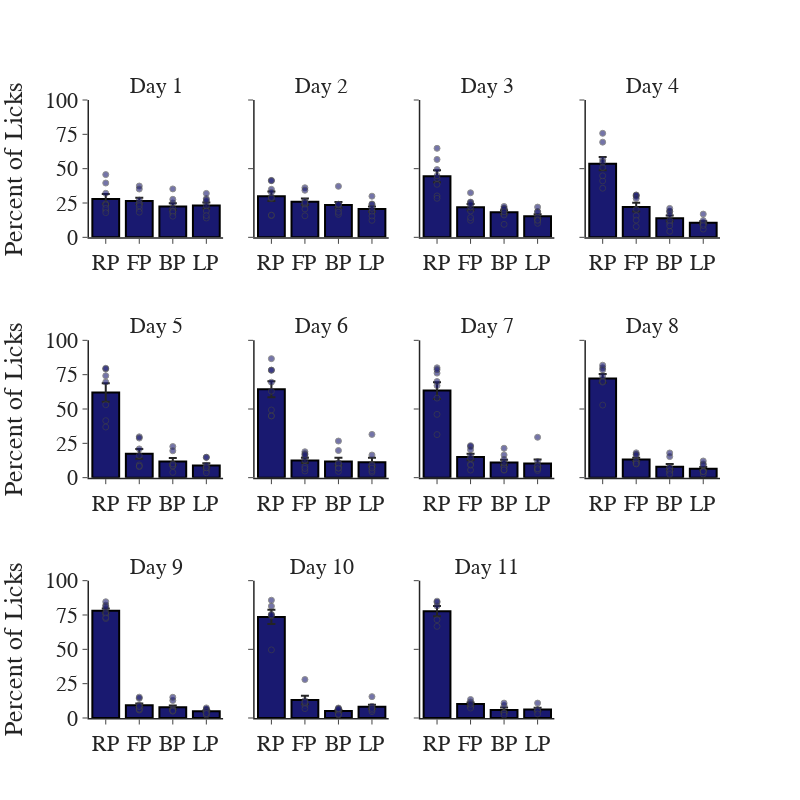

This figure's notebook cell:
### Code cell
## Middle aged mice in A
age_group = 'Middle Aged'
context = 'A'
x_axis = ['RP', 'FP', 'BP', 'LP']
licks = avg_licks[(avg_licks['group'] == age_group) & (avg_licks['session'] == context)]
fig = pf.custom_graph_template(x_title='', y_title='', rows=3, columns=4, shared_y=True, height=800, width=800,
                               titles=[f'Day {x}' for x in np.arange(1, licks.shape[0]+1)])
for idx, day in enumerate(licks['context_day'].unique()):
    if idx < 4:
        row, col = 1, idx + 1
    elif (idx >= 4) & (idx < 8):
        row, col = 2, idx - 3
    else:
        row, col = 3, idx - 7

    pdata = licks[licks['context_day'] == day]
    y_data = [pdata['reward_ports']['mean'].values[0],
              pdata['front_ports']['mean'].values[0],
              pdata['back_ports']['mean'].values[0],
              pdata['final_ports']['mean'].values[0]]
    y_sem = [pdata['reward_ports']['sem'].values[0],
              pdata['front_ports']['sem'].values[0],
              pdata['back_ports']['sem'].values[0],
              pdata['final_ports']['sem'].values[0]]
    fig.add_trace(go.Bar(x=x_axis, y=y_data, showlegend=False, marker_color=group_colors_dict[age_group],
                         error_y=dict(type='data', array=y_sem), marker_line_color='black', marker_line_width=2), row=row, col=col)

sub_df = lick_df[(lick_df['session'] == context) & (lick_df['group'] == age_group)]
for mouse in sub_df['mouse'].unique():
    mdata = sub_df[sub_df['mouse'] == mouse]
    for idx, day in enumerate(mdata['context_day'].unique()):
        if idx < 4:
            row, col = 1, idx + 1
        elif (idx >= 4) & (idx < 8):
            row, col = 2, idx - 3
        else:
            row, col = 3, idx - 7
        
        data = mdata[mdata['context_day'] == day]
        fig.add_trace(go.Scatter(x=x_axis, y=data.loc[:, ['reward_ports', 'front_ports', 'back_ports', 'final_ports']].to_numpy()[0],
                                 mode='markers', marker_color=group_colors_dict[age_group], marker=dict(line=dict(width=1)),
                                 name=mouse, showlegend=False, opacity=0.6), row=row, col=col)
fig.update_yaxes(title='Percent of Licks', col=1, dtick=25, range=[0, 100])
fig.show()

### Figure 1 — Plotly figure (JSON) as saved in the notebook; plotly's stock layout.template omitted (floating-point values rounded to 4 significant figures)
{"data": [{"error_y": {"array": [3.568, 2.364, 2.309, 2.226], "type": "data"}, "marker": {"color": "midnightblue", "line": {"color": "black", "width": 2}}, "showlegend": false, "type": "bar", "x": ["RP", "FP", "BP", "LP"], "xaxis": "x", "y": [27.99, 26.38, 22.47, 23.16], "yaxis": "y"}, {"error_y": {"array": [3.497, 2.362, 2.198, 1.95], "type": "data"}, "marker": {"color": "midnightblue", "line": {"color": "black", "width": 2}}, "showlegend": false, "type": "bar", "x": ["RP", "FP", "BP", "LP"], "xaxis": "x2", "y": [29.97, 25.94, 23.51, 20.59], "yaxis": "y2"}, {"error_y": {"array": [4.406, 2.304, 1.472, 1.447], "type": "data"}, "marker": {"color": "midnightblue", "line": {"color": "black", "width": 2}}, "showlegend": false, "type": "bar", "x": ["RP", "FP", "BP", "LP"], "xaxis": "x3", "y": [44.47, 21.95, 18.3, 15.28], "yaxis": "y3"}, {"error_y": {"array": [4.832, 3.246, 2.085, 1.108], "type": "data"}, "marker": {"color": "midnightblue", "line": {"color": "black", "width": 2}}, "showlegend": false, "type": "bar", "x": ["RP", "FP", "BP", "LP"], "xaxis": "x4", "y": [53.61, 22.0, 13.86, 10.54], "yaxis": "y4"}, {"error_y": {"array": [6.8, 3.551, 2.546, 1.68], "type": "data"}, "marker": {"color": "midnightblue", "line": {"color": "black", "width": 2}}, "showlegend": false, "type": "bar", "x": ["RP", "FP", "BP", "LP"], "xaxis": "x5", "y": [62.01, 17.35, 11.78, 8.86], "yaxis": "y5"}, {"error_y": {"array": [5.813, 1.895, 2.667, 3.183], "type": "data"}, "marker": {"color": "midnightblue", "line": {"color": "black", "width": 2}}, "showlegend": false, "type": "bar", "x": ["RP", "FP", "BP", "LP"], "xaxis": "x6", "y": [64.36, 12.57, 11.79, 11.28], "yaxis": "y6"}, {"error_y": {"array": [6.097, 2.35, 1.993, 2.812], "type": "data"}, "marker": {"color": "midnightblue", "line": {"color": "black", "width": 2}}, "showlegend": false, "type": "bar", "x": ["RP", "FP", "BP", "LP"], "xaxis": "x7", "y": [63.39, 15.08, 11.12, 10.4], "yaxis": "y7"}, {"error_y": {"array": [3.232, 1.19, 2.028, 1.201], "type": "data"}, "marker": {"color": "midnightblue", "line": {"color": "black", "width": 2}}, "showlegend": false, "type": "bar", "x": ["RP", "FP", "BP", "LP"], "xaxis": "x8", "y": [72.29, 13.27, 7.871, 6.573], "yaxis": "y8"}, {"error_y": {"array": [1.555, 1.278, 1.38, 0.6496], "type": "data"}, "marker": {"color": "midnightblue", "line": {"color": "black", "width": 2}}, "showlegend": false, "type": "bar", "x": ["RP", "FP", "BP", "LP"], "xaxis": "x9", "y": [78.15, 9.262, 7.742, 4.845], "yaxis": "y9"}, {"error_y": {"array": [5.139, 3.094, 0.8785, 1.584], "type": "data"}, "marker": {"color": "midnightblue", "line": {"color": "black", "width": 2}}, "showlegend": false, "type": "bar", "x": ["RP", "FP", "BP", "LP"], "xaxis": "x10", "y": [73.62, 13.12, 5.145, 8.116], "yaxis": "y10"}, {"error_y": {"array": [3.676, 1.118, 1.71, 1.297], "type": "data"}, "marker": {"color": "midnightblue", "line": {"color": "black", "width": 2}}, "showlegend": false, "type": "bar", "x": ["RP", "FP", "BP", "LP"], "xaxis": "x11", "y": [77.82, 10.12, 5.902, 6.159], "yaxis": "y11"}, {"marker": {"color": "midnightblue", "line": {"width": 1}}, "mode": "markers", "name": "mca28", "opacity": 0.6, "showlegend": false, "type": "scatter", "x": ["RP", "FP", "BP", "LP"], "xaxis": "x", "y": [24.33, 24.83, 25, 25.83], "yaxis": "y"}, {"marker": {"color": "midnightblue", "line": {"width": 1}}, "mode": "markers", "name": "mca28", "opacity": 0.6, "showlegend": false, "type": "scatter", "x": ["RP", "FP", "BP", "LP"], "xaxis": "x2", "y": [28.39, 23.65, 23.65, 24.31], "yaxis": "y2"}, {"marker": {"color": "midnightblue", "line": {"width": 1}}, "mode": "markers", "name": "mca28", "opacity": 0.6, "showlegend": false, "type": "scatter", "x": ["RP", "FP", "BP", "LP"], "xaxis": "x3", "y": [64.81, 12.38, 9.454, 13.35], "yaxis": "y3"}, {"marker": {"color": "midnightblue", "line": {"width": 1}}, "mode": "markers", "name": "mca28", "opacity": 0.6, "showlegend": false, "type": "scatter", "x": ["RP", "FP", "BP", "LP"], "xaxis": "x4", "y": [69.3, 15.61, 4.385, 10.7], "yaxis": "y4"}, {"marker": {"color": "midnightblue", "line": {"width": 1}}, "mode": "markers", "name": "mca28", "opacity": 0.6, "showlegend": false, "type": "scatter", "x": ["RP", "FP", "BP", "LP"], "xaxis": "x5", "y": [79.11, 9.331, 3.854, 7.708], "yaxis": "y5"}, {"marker": {"color": "midnightblue", "line": {"width": 1}}, "mode": "markers", "name": "mca28", "opacity": 0.6, "showlegend": false, "type": "scatter", "x": ["RP", "FP", "BP", "LP"], "xaxis": "x6", "y": [86.67, 4.815, 4.568, 3.951], "yaxis": "y6"}, {"marker": {"color": "midnightblue", "line": {"width": 1}}, "mode": "markers", "name": "mca28", "opacity": 0.6, "showlegend": false, "type": "scatter", "x": ["RP", "FP", "BP", "LP"], "xaxis": "x7", "y": [80, 5.521, 8.221, 6.258], "yaxis": "y7"}, {"marker": {"color": "midnightblue", "line": {"width": 1}}, "mode": "markers", "name": "mca28", "opacity": 0.6, "showlegend": false, "type": "scatter", "x": ["RP", "FP", "BP", "LP"], "xaxis": "x8", "y": [71.32, 11.4, 7.298, 9.987], "yaxis": "y8"}, {"marker": {"color": "midnightblue", "line": {"width": 1}}, "mode": "markers", "name": "mca28", "opacity": 0.6, "showlegend": false, "type": "scatter", "x": ["RP", "FP", "BP", "LP"], "xaxis": "x9", "y": [82.15, 5.739, 5.632, 6.482], "yaxis": "y9"}, {"marker": {"color": "midnightblue", "line": {"width": 1}}, "mode": "markers", "name": "mca28", "opacity": 0.6, "showlegend": false, "type": "scatter", "x": ["RP", "FP", "BP", "LP"], "xaxis": "x10", "y": [81.46, 9.023, 2.225, 7.293], "yaxis": "y10"}, {"marker": {"color": "midnightblue", "line": {"width": 1}}, "mode": "markers", "name": "mca28", "opacity": 0.6, "showlegend": false, "type": "scatter", "x": ["RP", "FP", "BP", "LP"], "xaxis": "x11", "y": [81.55, 8.353, 4.06, 6.032], "yaxis": "y11"}, {"marker": {"color": "midnightblue", "line": {"width": 1}}, "mode": "markers", "name": "mca29", "opacity": 0.6, "showlegend": false, "type": "scatter", "x": ["RP", "FP", "BP", "LP"], "xaxis": "x", "y": [23.66, 27.1, 21.08, 28.17], "yaxis": "y"}, {"marker": {"color": "midnightblue", "line": {"width": 1}}, "mode": "markers", "name": "mca29", "opacity": 0.6, "showlegend": false, "type": "scatter", "x": ["RP", "FP", "BP", "LP"], "xaxis": "x2", "y": [15.82, 36.11, 24.14, 23.94], "yaxis": "y2"}, {"marker": {"color": "midnightblue", "line": {"width": 1}}, "mode": "markers", "name": "mca29", "opacity": 0.6, "showlegend": false, "type": "scatter", "x": ["RP", "FP", "BP", "LP"], "xaxis": "x3", "y": [38.61, 25.67, 20.71, 15.01], "yaxis": "y3"}, {"marker": {"color": "midnightblue", "line": {"width": 1}}, "mode": "markers", "name": "mca29", "opacity": 0.6, "showlegend": false, "type": "scatter", "x": ["RP", "FP", "BP", "LP"], "xaxis": "x4", "y": [41.11, 29.96, 18.93, 10.01], "yaxis": "y4"}, {"marker": {"color": "midnightblue", "line": {"width": 1}}, "mode": "markers", "name": "mca29", "opacity": 0.6, "showlegend": false, "type": "scatter", "x": ["RP", "FP", "BP", "LP"], "xaxis": "x5", "y": [69.61, 16.14, 9.287, 4.972], "yaxis": "y5"}, {"marker": {"color": "midnightblue", "line": {"width": 1}}, "mode": "markers", "name": "mca29", "opacity": 0.6, "showlegend": false, "type": "scatter", "x": ["RP", "FP", "BP", "LP"], "xaxis": "x6", "y": [45.05, 12.63, 10.81, 31.51], "yaxis": "y6"}, {"marker": {"color": "midnightblue", "line": {"width": 1}}, "mode": "markers", "name": "mca29", "opacity": 0.6, "showlegend": false, "type": "scatter", "x": ["RP", "FP", "BP", "LP"], "xaxis": "x7", "y": [67.03, 15.88, 5.415, 11.67], "yaxis": "y7"}, {"marker": {"color": "midnightblue", "line": {"width": 1}}, "mode": "markers", "name": "mca29", "opacity": 0.6, "showlegend": false, "type": "scatter", "x": ["RP", "FP", "BP", "LP"], "xaxis": "x8", "y": [69.55, 10.08, 15.33, 5.038], "yaxis": "y8"}, {"marker": {"color": "midnightblue", "line": {"width": 1}}, "mode": "markers", "name": "mca29", "opacity": 0.6, "showlegend": false, "type": "scatter", "x": ["RP", "FP", "BP", "LP"], "xaxis": "x9", "y": [75.59, 6.072, 12.76, 5.576], "yaxis": "y9"}, {"marker": {"color": "midnightblue", "line": {"width": 1}}, "mode": "markers", "name": "mca29", "opacity": 0.6, "showlegend": false, "type": "scatter", "x": ["RP", "FP", "BP", "LP"], "xaxis": "x10", "y": [75.42, 10.71, 5.357, 8.508], "yaxis": "y10"}, {"marker": {"color": "midnightblue", "line": {"width": 1}}, "mode": "markers", "name": "mca29", "opacity": 0.6, "showlegend": false, "type": "scatter", "x": ["RP", "FP", "BP", "LP"], "xaxis": "x11", "y": [71.54, 13.47, 9.059, 5.923], "yaxis": "y11"}, {"marker": {"color": "midnightblue", "line": {"width": 1}}, "mode": "markers", "name": "mca30", "opacity": 0.6, "showlegend": false, "type": "scatter", "x": ["RP", "FP", "BP", "LP"], "xaxis": "x", "y": [19.63, 20.71, 27.67, 31.99], "yaxis": "y"}, {"marker": {"color": "midnightblue", "line": {"width": 1}}, "mode": "markers", "name": "mca30", "opacity": 0.6, "showlegend": false, "type": "scatter", "x": ["RP", "FP", "BP", "LP"], "xaxis": "x2", "y": [41.44, 15.67, 23.89, 19.0], "yaxis": "y2"}, {"marker": {"color": "midnightblue", "line": {"width": 1}}, "mode": "markers", "name": "mca30", "opacity": 0.6, "showlegend": false, "type": "scatter", "x": ["RP", "FP", "BP", "LP"], "xaxis": "x3", "y": [56.72, 14.36, 17.07, 11.85], "yaxis": "y3"}, {"marker": {"color": "midnightblue", "line": {"width": 1}}, "mode": "markers", "name": "mca30", "opacity": 0.6, "showlegend": false, "type": "scatter", "x": ["RP", "FP", "BP", "LP"], "xaxis": "x4", "y": [75.74, 7.817, 10.42, 6.02], "yaxis": "y4"}, {"marker": {"color": "midnightblue", "line": {"width": 1}}, "mode": "markers", "name": "mca30", "opacity": 0.6, "showlegend": false, "type": "scatter", "x": ["RP", "FP", "BP", "LP"], "xaxis": "x5", "y": [74.18, 8.061, 8.762, 8.995], "yaxis": "y5"}, {"marker": {"color": "midnightblue", "line": {"width": 1}}, "mode": "markers", "name": "mca30", "opacity": 0.6, "showlegend": false, "type": "scatter", "x": ["RP", "FP", "BP", "LP"], "xaxis": "x6", "y": [78.2, 8.148, 8.466, 5.185], "yaxis": "y6"}, {"marker": {"color": "midnightblue", "line": {"width": 1}}, "mode": "markers", "name": "mca30", "opacity": 0.6, "showlegend": false, "type": "scatter", "x": ["RP", "FP", "BP", "LP"], "xaxis": "x7", "y": [31.37, 22.66, 16.55, 29.41], "yaxis": "y7"}, {"marker": {"color": "midnightblue", "line": {"width": 1}}, "mode": "markers", "name": "mca30", "opacity": 0.6, "showlegend": false, "type": "scatter", "x": ["RP", "FP", "BP", "LP"], "xaxis": "x8", "y": [79.98, 10.87, 4.573, 4.573], "yaxis": "y8"}, {"marker": {"color": "midnightblue", "line": {"width": 1}}, "mode": "markers", "name": "mca30", "opacity": 0.6, "showlegend": false, "type": "scatter", "x": ["RP", "FP", "BP", "LP"], "xaxis": "x9", "y": [79.41, 8.607, 5.943, 6.045], "yaxis": "y9"}, {"marker": {"color": "midnightblue", "line": {"width": 1}}, "mode": "markers", "name": "mca30", "opacity": 0.6, "showlegend": false, "type": "scatter", "x": ["RP", "FP", "BP", "LP"], "xaxis": "x10", "y": [85.77, 6.839, 2.773, 4.621], "yaxis": "y10"}, {"marker": {"color": "midnightblue", "line": {"width": 1}}, "mode": "markers", "name": "mca31", "opacity": 0.6, "showlegend": false, "type": "scatter", "x": ["RP", "FP", "BP", "LP"], "xaxis": "x", "y": [39.54, 18.31, 19.18, 22.97], "yaxis": "y"}, {"marker": {"color": "midnightblue", "line": {"width": 1}}, "mode": "markers", "name": "mca31", "opacity": 0.6, "showlegend": false, "type": "scatter", "x": ["RP", "FP", "BP", "LP"], "xaxis": "x2", "y": [34.94, 26.22, 20.39, 18.44], "yaxis": "y2"}, {"marker": {"color": "midnightblue", "line": {"width": 1}}, "mode": "markers", "name": "mca31", "opacity": 0.6, "showlegend": false, "type": "scatter", "x": ["RP", "FP", "BP", "LP"], "xaxis": "x3", "y": [49.34, 19.21, 21.25, 10.2], "yaxis": "y3"}, {"marker": {"color": "midnightblue", "line": {"width": 1}}, "mode": "markers", "name": "mca31", "opacity": 0.6, "showlegend": false, "type": "scatter", "x": ["RP", "FP", "BP", "LP"], "xaxis": "x4", "y": [50.82, 20.29, 18.85, 10.04], "yaxis": "y4"}, {"marker": {"color": "midnightblue", "line": {"width": 1}}, "mode": "markers", "name": "mca31", "opacity": 0.6, "showlegend": false, "type": "scatter", "x": ["RP", "FP", "BP", "LP"], "xaxis": "x5", "y": [79.67, 8.427, 8.341, 3.562], "yaxis": "y5"}, {"marker": {"color": "midnightblue", "line": {"width": 1}}, "mode": "markers", "name": "mca31", "opacity": 0.6, "showlegend": false, "type": "scatter", "x": ["RP", "FP", "BP", "LP"], "xaxis": "x6", "y": [78.34, 6.726, 7.122, 7.814], "yaxis": "y6"}, {"marker": {"color": "midnightblue", "line": {"width": 1}}, "mode": "markers", "name": "mca31", "opacity": 0.6, "showlegend": false, "type": "scatter", "x": ["RP", "FP", "BP", "LP"], "xaxis": "x7", "y": [76.13, 9.81, 7.613, 6.442], "yaxis": "y7"}, {"marker": {"color": "midnightblue", "line": {"width": 1}}, "mode": "markers", "name": "mca31", "opacity": 0.6, "showlegend": false, "type": "scatter", "x": ["RP", "FP", "BP", "LP"], "xaxis": "x8", "y": [81.89, 12.26, 3.203, 2.646], "yaxis": "y8"}, {"marker": {"color": "midnightblue", "line": {"width": 1}}, "mode": "markers", "name": "mca31", "opacity": 0.6, "showlegend": false, "type": "scatter", "x": ["RP", "FP", "BP", "LP"], "xaxis": "x9", "y": [84.65, 6.542, 6.676, 2.136], "yaxis": "y9"}, {"marker": {"color": "midnightblue", "line": {"width": 1}}, "mode": "markers", "name": "mca40", "opacity": 0.6, "showlegend": false, "type": "scatter", "x": ["RP", "FP", "BP", "LP"], "xaxis": "x", "y": [21.06, 24.49, 35.25, 19.21], "yaxis": "y"}, {"marker": {"color": "midnightblue", "line": {"width": 1}}, "mode": "markers", "name": "mca40", "opacity": 0.6, "showlegend": false, "type": "scatter", "x": ["RP", "FP", "BP", "LP"], "xaxis": "x2", "y": [28.99, 25.93, 23.94, 21.13], "yaxis": "y2"}, {"marker": {"color": "midnightblue", "line": {"width": 1}}, "mode": "markers", "name": "mca40", "opacity": 0.6, "showlegend": false, "type": "scatter", "x": ["RP", "FP", "BP", "LP"], "xaxis": "x3", "y": [42.88, 22.14, 16.24, 18.75], "yaxis": "y3"}, {"marker": {"color": "midnightblue", "line": {"width": 1}}, "mode": "markers", "name": "mca40", "opacity": 0.6, "showlegend": false, "type": "scatter", "x": ["RP", "FP", "BP", "LP"], "xaxis": "x4", "y": [56.65, 12.54, 21.08, 9.73], "yaxis": "y4"}, {"marker": {"color": "midnightblue", "line": {"width": 1}}, "mode": "markers", "name": "mca40", "opacity": 0.6, "showlegend": false, "type": "scatter", "x": ["RP", "FP", "BP", "LP"], "xaxis": "x5", "y": [41.51, 20.94, 22.66, 14.88], "yaxis": "y5"}, {"marker": {"color": "midnightblue", "line": {"width": 1}}, "mode": "markers", "name": "mca40", "opacity": 0.6, "showlegend": false, "type": "scatter", "x": ["RP", "FP", "BP", "LP"], "xaxis": "x6", "y": [44.89, 18.87, 19.76, 16.48], "yaxis": "y6"}, {"marker": {"color": "midnightblue", "line": {"width": 1}}, "mode": "markers", "name": "mca40", "opacity": 0.6, "showlegend": false, "type": "scatter", "x": ["RP", "FP", "BP", "LP"], "xaxis": "x7", "y": [46.08, 23.33, 21.41, 9.178], "yaxis": "y7"}, {"marker": {"color": "midnightblue", "line": {"width": 1}}, "mode": "markers", "name": "mca40", "opacity": 0.6, "showlegend": false, "type": "scatter", "x": ["RP", "FP", "BP", "LP"], "xaxis": "x8", "y": [52.85, 17.02, 17.97, 12.16], "yaxis": "y8"}, {"marker": {"color": "midnightblue", "line": {"width": 1}}, "mode": "markers", "name": "mca40", "opacity": 0.6, "showlegend": false, "type": "scatter", "x": ["RP", "FP", "BP", "LP"], "xaxis": "x9", "y": [72.39, 9.325, 15.09, 3.19], "yaxis": "y9"}, {"marker": {"color": "midnightblue", "line": {"width": 1}}, "mode": "markers", "name": "mca40", "opacity": 0.6, "showlegend": false, "type": "scatter", "x": ["RP", "FP", "BP", "LP"], "xaxis": "x10", "y": [74.36, 12.65, 7.26, 5.738], "yaxis": "y10"}, {"marker": {"color": "midnightblue", "line": {"width": 1}}, "mode": "markers", "name": "mca40", "opacity": 0.6, "showlegend": false, "type": "scatter", "x": ["RP", "FP", "BP", "LP"], "xaxis": "x11", "y": [66.72, 11.59, 10.85, 10.85], "yaxis": "y11"}, {"marker": {"color": "midnightblue", "line": {"width": 1}}, "mode": "markers", "name": "mca41", "opacity": 0.6, "showlegend": false, "type": "scatter", "x": ["RP", "FP", "BP", "LP"], "xaxis": "x", "y": [17.99, 37.37, 17.5, 27.15], "yaxis": "y"}, {"marker": {"color": "midnightblue", "line": {"width": 1}}, "mode": "markers", "name": "mca41", "opacity": 0.6, "showlegend": false, "type": "scatter", "x": ["RP", "FP", "BP", "LP"], "xaxis": "x2", "y": [32.68, 20.68, 16.68, 29.95], "yaxis": "y2"}, {"marker": {"color": "midnightblue", "line": {"width": 1}}, "mode": "markers", "name": "mca41", "opacity": 0.6, "showlegend": false, "type": "scatter", "x": ["RP", "FP", "BP", "LP"], "xaxis": "x3", "y": [30.16, 25.34, 22.48, 22.03], "yaxis": "y3"}, {"marker": {"color": "midnightblue", "line": {"width": 1}}, "mode": "markers", "name": "mca41", "opacity": 0.6, "showlegend": false, "type": "scatter", "x": ["RP", "FP", "BP", "LP"], "xaxis": "x4", "y": [44.8, 30.69, 12.29, 12.22], "yaxis": "y4"}, {"marker": {"color": "midnightblue", "line": {"width": 1}}, "mode": "markers", "name": "mca41", "opacity": 0.6, "showlegend": false, "type": "scatter", "x": ["RP", "FP", "BP", "LP"], "xaxis": "x5", "y": [53.11, 29.75, 10, 7.143], "yaxis": "y5"}, {"marker": {"color": "midnightblue", "line": {"width": 1}}, "mode": "markers", "name": "mca41", "opacity": 0.6, "showlegend": false, "type": "scatter", "x": ["RP", "FP", "BP", "LP"], "xaxis": "x6", "y": [62.94, 17.38, 10.06, 9.615], "yaxis": "y6"}, {"marker": {"color": "midnightblue", "line": {"width": 1}}, "mode": "markers", "name": "mca41", "opacity": 0.6, "showlegend": false, "type": "scatter", "x": ["RP", "FP", "BP", "LP"], "xaxis": "x7", "y": [57.93, 20.31, 13.25, 8.511], "yaxis": "y7"}, {"marker": {"color": "midnightblue", "line": {"width": 1}}, "mode": "markers", "name": "mca41", "opacity": 0.6, "showlegend": false, "type": "scatter", "x": ["RP", "FP", "BP", "LP"], "xaxis": "x8", "y": [70.04, 18.07, 7.269, 4.617], "yaxis": "y8"}, {"marker": {"color": "midnightblue", "line": {"width": 1}}, "mode": "markers", "name": "mca41", "opacity": 0.6, "showlegend": false, "type": "scatter", "x": ["RP", "FP", "BP", "LP"], "xaxis": "x9", "y": [73.21, 14.29, 5.147, 7.353], "yaxis": "y9"}, {"marker": {"color": "midnightblue", "line": {"width": 1}}, "mode": "markers", "name": "mca41", "opacity": 0.6, "showlegend": false, "type": "scatter", "x": ["RP", "FP", "BP", "LP"], "xaxis": "x10", "y": [75.14, 11.45, 6.434, 6.979], "yaxis": "y10"}, {"marker": {"color": "midnightblue", "line": {"width": 1}}, "mode": "markers", "name": "mca41", "opacity": 0.6, "showlegend": false, "type": "scatter", "x": ["RP", "FP", "BP", "LP"], "xaxis": "x11", "y": [84.23, 7.216, 3.505, 5.052], "yaxis": "y11"}, {"marker": {"color": "midnightblue", "line": {"width": 1}}, "mode": "markers", "name": "mca42", "opacity": 0.6, "showlegend": false, "type": "scatter", "x": ["RP", "FP", "BP", "LP"], "xaxis": "x", "y": [32.07, 35.17, 18.7, 14.05], "yaxis": "y"}, {"marker": {"color": "midnightblue", "line": {"width": 1}}, "mode": "markers", "name": "mca42", "opacity": 0.6, "showlegend": false, "type": "scatter", "x": ["RP", "FP", "BP", "LP"], "xaxis": "x2", "y": [16.19, 34.29, 37.14, 12.38], "yaxis": "y2"}, {"marker": {"color": "midnightblue", "line": {"width": 1}}, "mode": "markers", "name": "mca42", "opacity": 0.6, "showlegend": false, "type": "scatter", "x": ["RP", "FP", "BP", "LP"], "xaxis": "x3", "y": [28.42, 32.46, 20.59, 18.53], "yaxis": "y3"}, {"marker": {"color": "midnightblue", "line": {"width": 1}}, "mode": "markers", "name": "mca42", "opacity": 0.6, "showlegend": false, "type": "scatter", "x": ["RP", "FP", "BP", "LP"], "xaxis": "x4", "y": [35.75, 30.85, 16.49, 16.92], "yaxis": "y4"}, {"marker": {"color": "midnightblue", "line": {"width": 1}}, "mode": "markers", "name": "mca42", "opacity": 0.6, "showlegend": false, "type": "scatter", "x": ["RP", "FP", "BP", "LP"], "xaxis": "x5", "y": [36.86, 28.81, 19.58, 14.76], "yaxis": "y5"}, {"marker": {"color": "midnightblue", "line": {"width": 1}}, "mode": "markers", "name": "mca42", "opacity": 0.6, "showlegend": false, "type": "scatter", "x": ["RP", "FP", "BP", "LP"], "xaxis": "x6", "y": [49.29, 15.31, 26.67, 8.722], "yaxis": "y6"}, {"marker": {"color": "midnightblue", "line": {"width": 1}}, "mode": "markers", "name": "mca42", "opacity": 0.6, "showlegend": false, "type": "scatter", "x": ["RP", "FP", "BP", "LP"], "xaxis": "x7", "y": [69.99, 14.01, 10.78, 5.22], "yaxis": "y7"}, {"marker": {"color": "midnightblue", "line": {"width": 1}}, "mode": "markers", "name": "mca42", "opacity": 0.6, "showlegend": false, "type": "scatter", "x": ["RP", "FP", "BP", "LP"], "xaxis": "x8", "y": [74.13, 16.53, 5.031, 4.312], "yaxis": "y8"}, {"marker": {"color": "midnightblue", "line": {"width": 1}}, "mode": "markers", "name": "mca42", "opacity": 0.6, "showlegend": false, "type": "scatter", "x": ["RP", "FP", "BP", "LP"], "xaxis": "x9", "y": [81.2, 8.348, 5.712, 4.745], "yaxis": "y9"}, {"marker": {"color": "midnightblue", "line": {"width": 1}}, "mode": "markers", "name": "mca43", "opacity": 0.6, "showlegend": false, "type": "scatter", "x": ["RP", "FP", "BP", "LP"], "xaxis": "x", "y": [45.67, 23.04, 15.39, 15.9], "yaxis": "y"}, {"marker": {"color": "midnightblue", "line": {"width": 1}}, "mode": "markers", "name": "mca43", "opacity": 0.6, "showlegend": false, "type": "scatter", "x": ["RP", "FP", "BP", "LP"], "xaxis": "x2", "y": [41.27, 24.93, 18.27, 15.53], "yaxis": "y2"}, {"marker": {"color": "midnightblue", "line": {"width": 1}}, "mode": "markers", "name": "mca43", "opacity": 0.6, "showlegend": false, "type": "scatter", "x": ["RP", "FP", "BP", "LP"], "xaxis": "x3", "y": [44.8, 24.08, 18.61, 12.51], "yaxis": "y3"}, {"marker": {"color": "midnightblue", "line": {"width": 1}}, "mode": "markers", "name": "mca43", "opacity": 0.6, "showlegend": false, "type": "scatter", "x": ["RP", "FP", "BP", "LP"], "xaxis": "x4", "y": [54.72, 28.23, 8.398, 8.658], "yaxis": "y4"}, {"marker": {"color": "midnightblue", "line": {"width": 1}}, "mode": "markers", "name": "mca43", "opacity": 0.6, "showlegend": false, "type": "scatter", "x": ["RP", "FP", "BP", "LP"], "xaxis": "x5", "y": [null, null, null, null], "yaxis": "y5"}, {"marker": {"color": "midnightblue", "line": {"width": 1}}, "mode": "markers", "name": "mca43", "opacity": 0.6, "showlegend": false, "type": "scatter", "x": ["RP", "FP", "BP", "LP"], "xaxis": "x6", "y": [69.52, 16.68, 6.853, 6.943], "yaxis": "y6"}, {"marker": {"color": "midnightblue", "line": {"width": 1}}, "mode": "markers", "name": "mca43", "opacity": 0.6, "showlegend": false, "type": "scatter", "x": ["RP", "FP", "BP", "LP"], "xaxis": "x7", "y": [78.62, 9.126, 5.737, 6.519], "yaxis": "y7"}, {"marker": {"color": "midnightblue", "line": {"width": 1}}, "mode": "markers", "name": "mca43", "opacity": 0.6, "showlegend": false, "type": "scatter", "x": ["RP", "FP", "BP", "LP"], "xaxis": "x8", "y": [78.51, 9.943, 2.286, 9.257], "yaxis": "y8"}, {"marker": {"color": "midnightblue", "line": {"width": 1}}, "mode": "markers", "name": "mca43", "opacity": 0.6, "showlegend": false, "type": "scatter", "x": ["RP", "FP", "BP", "LP"], "xaxis": "x9", "y": [76.62, 15.17, 4.975, 3.234], "yaxis": "y9"}, {"marker": {"color": "midnightblue", "line": {"width": 1}}, "mode": "markers", "name": "mca43", "opacity": 0.6, "showlegend": false, "type": "scatter", "x": ["RP", "FP", "BP", "LP"], "xaxis": "x10", "y": [49.6, 28.03, 6.823, 15.55], "yaxis": "y10"}, {"marker": {"color": "midnightblue", "line": {"width": 1}}, "mode": "markers", "name": "mca43", "opacity": 0.6, "showlegend": false, "type": "scatter", "x": ["RP", "FP", "BP", "LP"], "xaxis": "x11", "y": [85.07, 9.955, 2.036, 2.941], "yaxis": "y11"}], "layout": {"annotations": [{"font": {"size": 22}, "showarrow": false, "text": "Day 1", "x": 0.1062, "xanchor": "center", "xref": "paper", "y": 1, "yanchor": "bottom", "yref": "paper"}, {"font": {"size": 22}, "showarrow": false, "text": "Day 2", "x": 0.3688, "xanchor": "center", "xref": "paper", "y": 1, "yanchor": "bottom", "yref": "paper"}, {"font": {"size": 22}, "showarrow": false, "text": "Day 3", "x": 0.6313, "xanchor": "center", "xref": "paper", "y": 1, "yanchor": "bottom", "yref": "paper"}, {"font": {"size": 22}, "showarrow": false, "text": "Day 4", "x": 0.8938, "xanchor": "center", "xref": "paper", "y": 1, "yanchor": "bottom", "yref": "paper"}, {"font": {"size": 22}, "showarrow": false, "text": "Day 5", "x": 0.1062, "xanchor": "center", "xref": "paper", "y": 0.6111, "yanchor": "bottom", "yref": "paper"}, {"font": {"size": 22}, "showarrow": false, "text": "Day 6", "x": 0.3688, "xanchor": "center", "xref": "paper", "y": 0.6111, "yanchor": "bottom", "yref": "paper"}, {"font": {"size": 22}, "showarrow": false, "text": "Day 7", "x": 0.6313, "xanchor": "center", "xref": "paper", "y": 0.6111, "yanchor": "bottom", "yref": "paper"}, {"font": {"size": 22}, "showarrow": false, "text": "Day 8", "x": 0.8938, "xanchor": "center", "xref": "paper", "y": 0.6111, "yanchor": "bottom", "yref": "paper"}, {"font": {"size": 22}, "showarrow": false, "text": "Day 9", "x": 0.1062, "xanchor": "center", "xref": "paper", "y": 0.2222, "yanchor": "bottom", "yref": "paper"}, {"font": {"size": 22}, "showarrow": false, "text": "Day 10", "x": 0.3688, "xanchor": "center", "xref": "paper", "y": 0.2222, "yanchor": "bottom", "yref": "paper"}, {"font": {"size": 22}, "showarrow": false, "text": "Day 11", "x": 0.6313, "xanchor": "center", "xref": "paper", "y": 0.2222, "yanchor": "bottom", "yref": "paper"}], "font": {"family": "Arial", "size": 22}, "height": 800, "title": {"x": 0.5, "xanchor": "center", "y": 0.9, "yanchor": "top"}, "width": 800, "xaxis": {"anchor": "y", "domain": [0, 0.2125], "linewidth": 1.5, "title": {"text": ""}}, "xaxis10": {"anchor": "y10", "domain": [0.2625, 0.475], "linewidth": 1.5, "title": {"text": ""}}, "xaxis11": {"anchor": "y11", "domain": [0.525, 0.7375], "linewidth": 1.5, "title": {"text": ""}}, "xaxis12": {"anchor": "y12", "domain": [0.7875, 1], "linewidth": 1.5, "title": {"text": ""}}, "xaxis2": {"anchor": "y2", "domain": [0.2625, 0.475], "linewidth": 1.5, "title": {"text": ""}}, "xaxis3": {"anchor": "y3", "domain": [0.525, 0.7375], "linewidth": 1.5, "title": {"text": ""}}, "xaxis4": {"anchor": "y4", "domain": [0.7875, 1], "linewidth": 1.5, "title": {"text": ""}}, "xaxis5": {"anchor": "y5", "domain": [0, 0.2125], "linewidth": 1.5, "title": {"text": ""}}, "xaxis6": {"anchor": "y6", "domain": [0.2625, 0.475], "linewidth": 1.5, "title": {"text": ""}}, "xaxis7": {"anchor": "y7", "domain": [0.525, 0.7375], "linewidth": 1.5, "title": {"text": ""}}, "xaxis8": {"anchor": "y8", "domain": [0.7875, 1], "linewidth": 1.5, "title": {"text": ""}}, "xaxis9": {"anchor": "y9", "domain": [0, 0.2125], "linewidth": 1.5, "title": {"text": ""}}, "yaxis": {"anchor": "x", "domain": [0.7778, 1], "dtick": 25, "linewidth": 1.5, "matches": "y", "range": [0, 100], "title": {"text": "Percent of Licks"}}, "yaxis10": {"anchor": "x10", "domain": [0, 0.2222], "linewidth": 1.5, "matches": "y", "showticklabels": false, "title": {"text": ""}}, "yaxis11": {"anchor": "x11", "domain": [0, 0.2222], "linewidth": 1.5, "matches": "y", "showticklabels": false, "title": {"text": ""}}, "yaxis12": {"anchor": "x12", "domain": [0, 0.2222], "linewidth": 1.5, "matches": "y", "showticklabels": false, "title": {"text": ""}}, "yaxis2": {"anchor": "x2", "domain": [0.7778, 1], "linewidth": 1.5, "matches": "y", "showticklabels": false, "title": {"text": ""}}, "yaxis3": {"anchor": "x3", "domain": [0.7778, 1], "linewidth": 1.5, "matches": "y", "showticklabels": false, "title": {"text": ""}}, "yaxis4": {"anchor": "x4", "domain": [0.7778, 1], "linewidth": 1.5, "matches": "y", "showticklabels": false, "title": {"text": ""}}, "yaxis5": {"anchor": "x5", "domain": [0.3889, 0.6111], "dtick": 25, "linewidth": 1.5, "matches": "y", "range": [0, 100], "title": {"text": "Percent of Licks"}}, "yaxis6": {"anchor": "x6", "domain": [0.3889, 0.6111], "linewidth": 1.5, "matches": "y", "showticklabels": false, "title": {"text": ""}}, "yaxis7": {"anchor": "x7", "domain": [0.3889, 0.6111], "linewidth": 1.5, "matches": "y", "showticklabels": false, "title": {"text": ""}}, "yaxis8": {"anchor": "x8", "domain": [0.3889, 0.6111], "linewidth": 1.5, "matches": "y", "showticklabels": false, "title": {"text": ""}}, "yaxis9": {"anchor": "x9", "domain": [0, 0.2222], "dtick": 25, "linewidth": 1.5, "matches": "y", "range": [0, 100], "title": {"text": "Percent of Licks"}}}}
